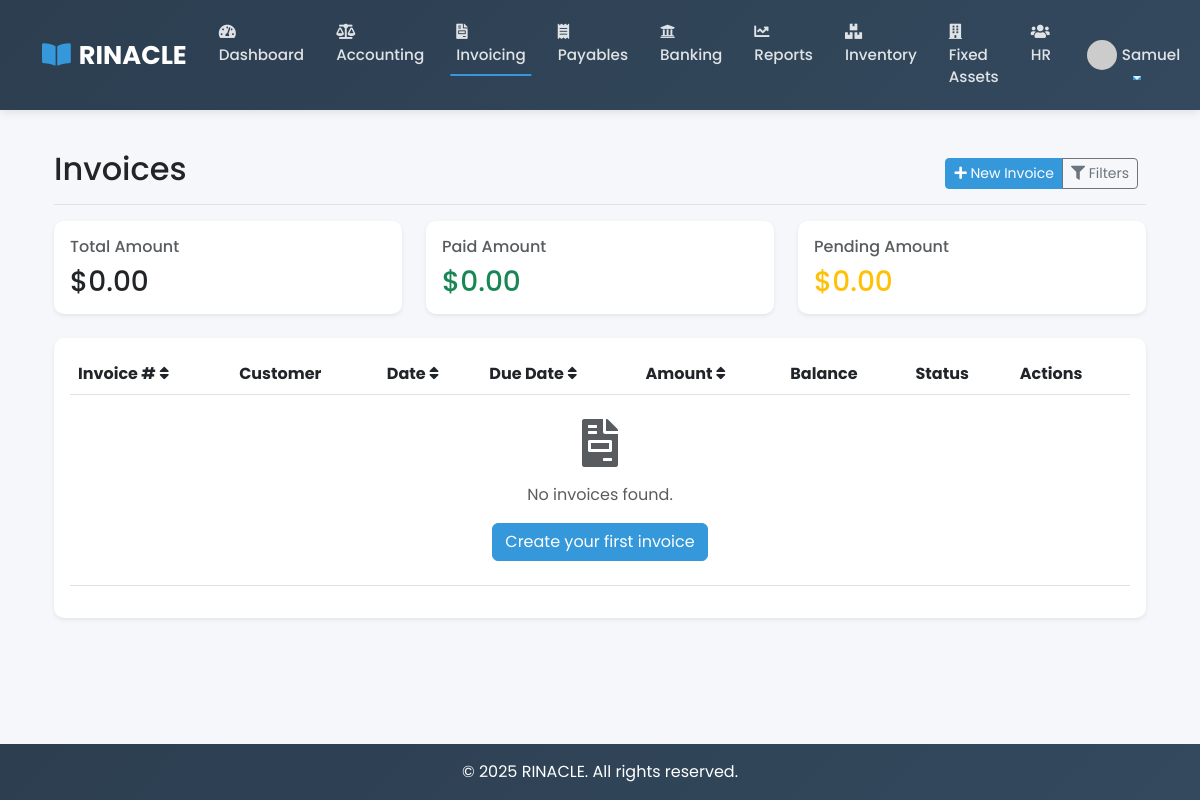
The app's page /invoicing/invoices/ (signed in), older data.
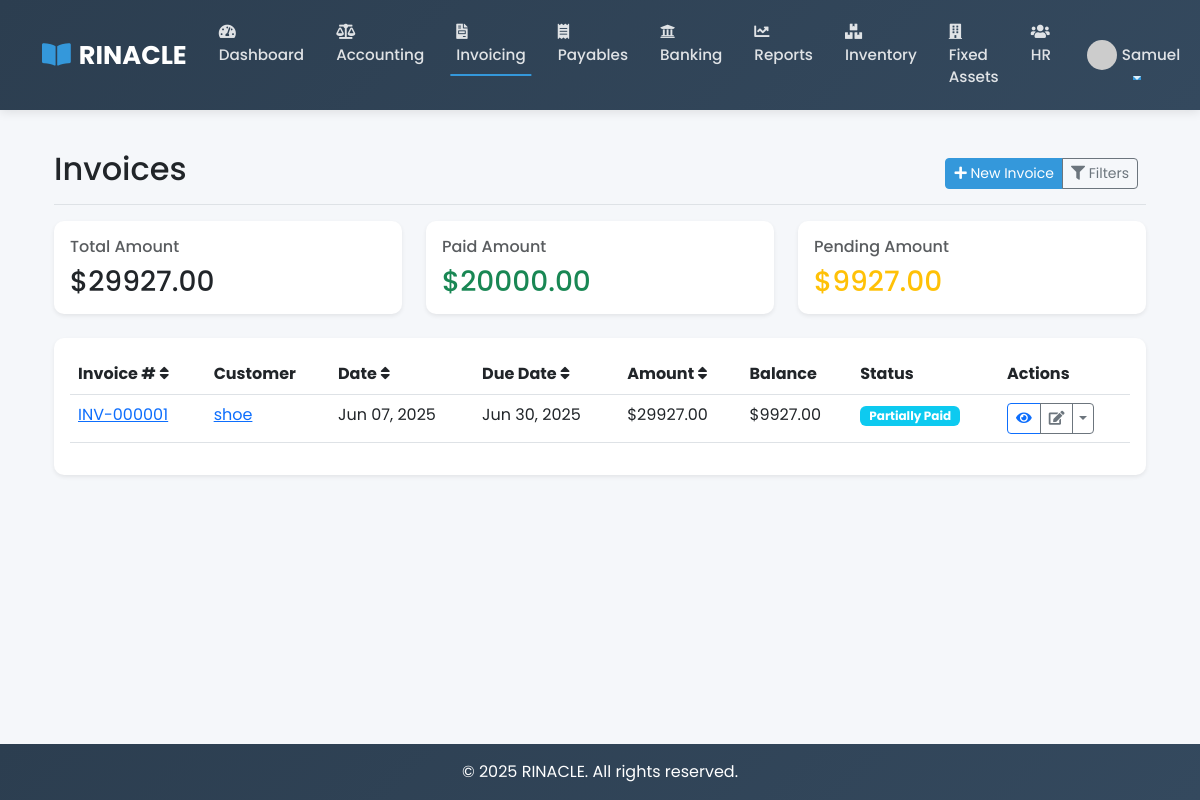
The same page, newer data.
### invoicing/models.py (models this page shows, shortened)
class Invoice(models.Model):
    STATUS_CHOICES = [
        ('draft', 'Draft'),
        ('sent', 'Sent'),
        ('viewed', 'Viewed'),
        ('paid', 'Paid'),
        ('partially_paid', 'Partially Paid'),
        ('overdue', 'Overdue'),
        ('cancelled', 'Cancelled'),
    ]
    invoice_number = models.CharField(max_length=50, unique=True)
    customer = models.ForeignKey(Customer, on_delete=models.PROTECT, related_name='invoices')
    issue_date = models.DateField()
    due_date = models.DateField()
    template = models.ForeignKey(InvoiceTemplate, on_delete=models.SET_NULL, null=True, blank=True)
    status = models.CharField(max_length=20, choices=STATUS_CHOICES, default='draft')
    notes = models.TextField(blank=True, null=True)
    terms = models.TextField(blank=True, null=True)
    subtotal = models.DecimalField(max_digits=10, decimal_places=2, default=0)
    tax_amount = models.DecimalField(max_digits=10, decimal_places=2, default=0)
    discount_amount = models.DecimalField(max_digits=10, decimal_places=2, default=0)
    total = models.DecimalField(max_digits=10, decimal_places=2, default=0)
    amount_paid = models.DecimalField(max_digits=10, decimal_places=2, default=0)
    balance_due = models.DecimalField(max_digits=10, decimal_places=2, default=0)
    pdf_file = models.FileField(upload_to='invoices/', blank=True, null=True)
    public_url = models.UUIDField(default=uuid.uuid4, editable=False, unique=True)
    created_at = models.DateTimeField(auto_now_add=True)
    updated_at = models.DateTimeField(auto_now=True)
    created_by = models.ForeignKey(settings.AUTH_USER_MODEL, on_delete=models.PROTECT, related_name='invoices_created')
    class Meta:
        ordering = ['-issue_date', '-created_at']

class Customer(models.Model):
    CUSTOMER_TYPES = [
        ('business', 'Business'),
        ('individual', 'Individual'),
    ]
    customer_type = models.CharField(max_length=20, choices=CUSTOMER_TYPES, default='business')
    company_name = models.CharField(max_length=255, blank=True, null=True)
    first_name = models.CharField(max_length=100)
    last_name = models.CharField(max_length=100)
    email = models.EmailField()
    phone = models.CharField(max_length=20, blank=True, null=True)
    address_line1 = models.CharField(max_length=255, blank=True, null=True)
    address_line2 = models.CharField(max_length=255, blank=True, null=True)
    city = models.CharField(max_length=100, blank=True, null=True)
    state = models.CharField(max_length=100, blank=True, null=True)
    postal_code = models.CharField(max_length=20, blank=True, null=True)
    country = models.CharField(max_length=100, blank=True, null=True)
    tax_number = models.CharField(max_length=50, blank=True, null=True)
    notes = models.TextField(blank=True, null=True)
    created_at = models.DateTimeField(auto_now_add=True)
    updated_at = models.DateTimeField(auto_now=True)
    created_by = models.ForeignKey(settings.AUTH_USER_MODEL, on_delete=models.PROTECT, related_name='customers_created')
    class Meta:
        ordering = ['-created_at']
    def __str__(self):
        if self.customer_type == 'business' and self.company_name:
            return self.company_name
        return f"{self.first_name} {self.last_name}"

### invoicing/views.py (the view)
# urls.py: path('invoices/', views.invoice_list, name='invoice_list'),
@login_required
def invoice_list(request):
    filter_form = InvoiceFilterForm(request.GET)
    invoices = Invoice.objects.all().select_related('customer')
    if filter_form.is_valid():
        filters = filter_form.cleaned_data
        if filters.get('status'):
            invoices = invoices.filter(status=filters['status'])
        if filters.get('customer'):
            invoices = invoices.filter(customer=filters['customer'])
        if filters.get('date_from'):
            invoices = invoices.filter(issue_date__gte=filters['date_from'])
        if filters.get('date_to'):
            invoices = invoices.filter(issue_date__lte=filters['date_to'])
        if filters.get('min_amount'):
            invoices = invoices.filter(total__gte=filters['min_amount'])
        if filters.get('max_amount'):
            invoices = invoices.filter(total__lte=filters['max_amount'])
    order_by = request.GET.get('order_by', '-issue_date')
    invoices = invoices.order_by(order_by)
    paginator = Paginator(invoices, 20)  # Show 20 invoices per page
    page_number = request.GET.get('page')
    page_obj = paginator.get_page(page_number)
    total_amount = invoices.aggregate(total=Sum('total'))['total'] or 0
    paid_amount = invoices.aggregate(total=Sum('amount_paid'))['total'] or 0
    pending_amount = total_amount - paid_amount
    context = {
        'title': 'Invoices',
        'invoices': page_obj,
        'filter_form': filter_form,
        'total_amount': total_amount,
        'paid_amount': paid_amount,
        'pending_amount': pending_amount,
        'is_paginated': paginator.num_pages > 1,
        'page_obj': page_obj,
    }
    return render(request, 'invoicing/invoice_list.html', context)

### templates/invoicing/invoice_list.html (shortened to what the changed rows need)
{% extends 'base.html' %}
{% block extra_css %}
<link href="https://cdnjs.cloudflare.com/ajax/libs/font-awesome/5.15.4/css/all.min.css" rel="stylesheet">
{% endblock %}
{% block content %}
<div class="container-fluid">
  <div class="d-flex justify-content-between flex-wrap flex-md-nowrap align-items-center pt-3 pb-2 mb-3 border-bottom">
    <h1 class="h2">Invoices</h1>
  </div>
  <div class="row mb-4">
    <div class="col-md-4">
      <div class="card shadow-sm">
        <div class="card-body">
          <div class="d-flex align-items-center">
            <h3 class="mb-0">${{ total_amount|floatformat:2 }}</h3>
          </div>
        </div>
      </div>
    </div>
    <div class="col-md-4">
      <div class="card shadow-sm">
        <div class="card-body">
          <div class="d-flex align-items-center">
            <h3 class="mb-0 text-success">${{ paid_amount|floatformat:2 }}</h3>
          </div>
        </div>
      </div>
    </div>
    <div class="col-md-4">
      <div class="card shadow-sm">
        <div class="card-body">
          <div class="d-flex align-items-center">
            <h3 class="mb-0 text-warning">${{ pending_amount|floatformat:2 }}</h3>
          </div>
        </div>
      </div>
    </div>
  </div>
  <div class="card shadow-sm">
    <div class="card-body">
      <div class="table-responsive">
        <table class="table table-hover">
          <thead>
            <tr>
              <th>
                <a href="?order_by={% if order_by == 'invoice_number' %}-{% endif %}invoice_number" class="text-decoration-none text-dark">
                  Invoice #
                  {% if order_by == 'invoice_number' %}<i class="fas fa-sort-up"></i>
                  {% elif order_by == '-invoice_number' %}<i class="fas fa-sort-down"></i>
                  {% else %}<i class="fas fa-sort"></i>{% endif %}
                </a>
              </th>
              <th>Customer</th>
              <th>
                <a href="?order_by={% if order_by == 'issue_date' %}-{% endif %}issue_date" class="text-decoration-none text-dark">
                  Date
                  {% if order_by == 'issue_date' %}<i class="fas fa-sort-up"></i>
                  {% elif order_by == '-issue_date' %}<i class="fas fa-sort-down"></i>
                  {% else %}<i class="fas fa-sort"></i>{% endif %}
                </a>
              </th>
              <th>
                <a href="?order_by={% if order_by == 'due_date' %}-{% endif %}due_date" class="text-decoration-none text-dark">
                  Due Date
                  {% if order_by == 'due_date' %}<i class="fas fa-sort-up"></i>
                  {% elif order_by == '-due_date' %}<i class="fas fa-sort-down"></i>
                  {% else %}<i class="fas fa-sort"></i>{% endif %}
                </a>
              </th>
              <th>
                <a href="?order_by={% if order_by == 'total' %}-{% endif %}total" class="text-decoration-none text-dark">
                  Amount
                  {% if order_by == 'total' %}<i class="fas fa-sort-up"></i>
                  {% elif order_by == '-total' %}<i class="fas fa-sort-down"></i>
                  {% else %}<i class="fas fa-sort"></i>{% endif %}
                </a>
              </th>
              <th>Balance</th>
              <th>Status</th>
              <th>Actions</th>
            </tr>
          </thead>
          <tbody>
            {% for invoice in invoices %}
            <tr>
              <td>
                <a href="{% url 'invoicing:invoice_detail' invoice.id %}">
                  {{ invoice.invoice_number }}
                </a>
              </td>
              <td>
                <a href="{% url 'invoicing:customer_detail' invoice.customer.id %}">
                  {{ invoice.customer }}
                </a>
              </td>
              <td>{{ invoice.issue_date|date:"M d, Y" }}</td>
              <td>{{ invoice.due_date|date:"M d, Y" }}</td>
              <td>${{ invoice.total|floatformat:2 }}</td>
              <td>${{ invoice.balance_due|floatformat:2 }}</td>
              <td>
                <span class="badge status-badge {% if invoice.status == 'paid' %}bg-success{% elif invoice.status == 'overdue' %}bg-danger{% elif invoice.status == 'draft' %}bg-secondary{% elif invoice.status == 'partially_paid' %}bg-info{% else %}bg-warning{% endif %}">
                  {{ invoice.get_status_display }}
                </span>
              </td>
              <td>
                <div class="btn-group">
                  <a href="{% url 'invoicing:invoice_detail' invoice.id %}" class="btn btn-sm btn-outline-primary" title="View">
                    <i class="fas fa-eye"></i>
                  </a>
                  {% if invoice.status != 'paid' and invoice.status != 'cancelled' %}
                  <a href="{% url 'invoicing:invoice_edit' invoice.id %}" class="btn btn-sm btn-outline-secondary" title="Edit">
                    <i class="fas fa-edit"></i>
                  </a>
                  {% endif %}
                  <button type="button" class="btn btn-sm btn-outline-secondary dropdown-toggle dropdown-toggle-split" data-bs-toggle="dropdown" aria-expanded="false">
                  </button>
                </div>
              </td>
            </tr>
            {% empty %}
            <tr>
              <td colspan="8" class="text-center p-4">
                <div class="text-muted">
                  <i class="fas fa-file-invoice fa-3x mb-3"></i>
                  <p>No invoices found.</p>
                  <a href="{% url 'invoicing:invoice_create' %}" class="btn btn-primary">Create your first invoice</a>
                </div>
              </td>
            </tr>
            {% endfor %}
          </tbody>
        </table>
      </div>
    </div>
  </div>
</div>
{% endblock %}

Row changes from the older to the newer data that the page shows:
added Invoice: invoice_number "INV-000001", customer "shoe", issue_date "Jun 07, 2025", due_date "Jun 30, 2025", total "29927.00", balance_due "9927.00", status "Partially Paid"
Text that changed along with them:
{{ total_amount|floatformat:2 }}: "0.00" → "29927.00"
{{ paid_amount|floatformat:2 }}: "0.00" → "20000.00"
{{ pending_amount|floatformat:2 }}: "0.00" → "9927.00"
text no longer shown: "No invoices found. Create your first invoice"
